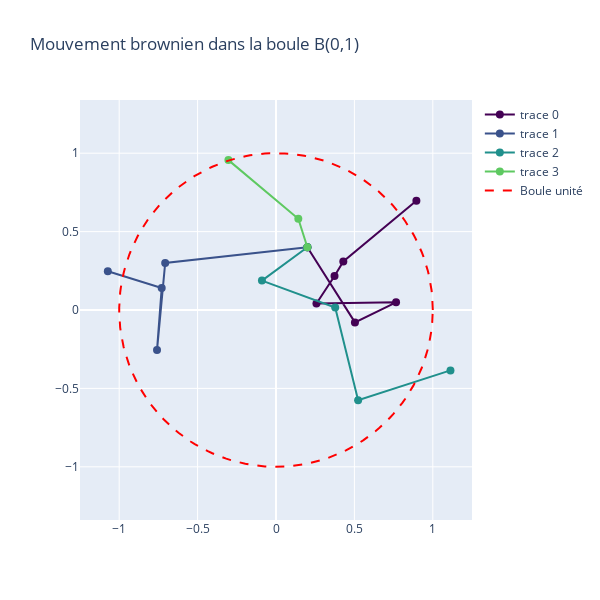

Source (notebook cell):
### Markdown cell above
**Answer:**

### Code cell
#Parameters
x = (0.2, 0.4)
step = 10e-2
N = 1000

#Data
data = []
for i in range(4):
    X = brownian_motion(N, x, step, rng)
    X_arr = np.array(X)
    data.append(X_arr)


#Utils
def rgba_from_tuple(tup):
    """Convertit un tuple RGBA matplotlib (0-1) en string 'rgba(r,g,b,a)' pour Plotly"""
    r, g, b, a = tup
    return f'rgba({int(r*255)},{int(g*255)},{int(b*255)},{a})'

#Plot Plotly
steps = np.arange(len(X))
cmap = plt.get_cmap('viridis')
colors_plotly = [rgba_from_tuple(cmap(i/len(data))) for i in range(len(data))]
colors_matplotlib = [cmap(i/len(data)) for i in range(len(data))]


fig = go.Figure()

for i in range(len(data)):
    fig.add_trace(go.Scatter(
        x=data[i][:,0],
        y=data[i][:,1],
        mode='markers+lines',
        marker=dict(size=8, color=colors_plotly[i]),
        line=dict(color=colors_plotly[i]),
        text=[f"Step {i}" for i in steps],
        hoverinfo='text'
    ))

theta = np.linspace(0, 2*np.pi, 200)
circle_x = np.cos(theta)
circle_y = np.sin(theta)

fig.add_trace(go.Scatter(
    x=circle_x,
    y=circle_y,
    mode='lines',
    line=dict(color='red', dash='dash'),
    name='Boule unité'
))

fig.update_layout(
    width=600,
    height=600,
    xaxis=dict(range=[-1.25,1.25]),
    yaxis=dict(range=[-1.25,1.25]),
    yaxis_scaleanchor="x",
    title="Mouvement brownien dans la boule B(0,1)"
)

fig.show()

#Plot Matplotlib
ig, ax = plt.subplots(figsize=(6,6))


for traj_idx, traj in enumerate(data):
    steps = np.arange(len(traj))
    ax.plot(traj[:,0], traj[:,1],
            marker='o', markersize=4,
            color=colors_matplotlib[traj_idx],
            label=f'Trajectory {traj_idx+1}')


theta = np.linspace(0, 2*np.pi, 200)
circle_x = np.cos(theta)
circle_y = np.sin(theta)
ax.plot(circle_x, circle_y, color='red', linestyle='--', linewidth=2, label='Boule unité')

ax.set_xlim([-1.25, 1.25])
ax.set_ylim([-1.25, 1.25])
ax.set_aspect('equal')
ax.grid(True, linestyle='--')
ax.set_title("Mouvement brownien dans la boule B(0,1)")
ax.set_xlabel("X")
ax.set_ylabel("Y")
ax.legend()

plt.show()

### Figure 1 — Plotly figure (JSON) as saved in the notebook; plotly's stock layout.template omitted (floating-point values rounded to 4 significant figures; data arrays with more than 128 entries replaced by an {"elided": "..."} marker saying what was removed)
{"data": [{"hoverinfo": "text", "line": {"color": "rgba(68,1,84,1.0)"}, "marker": {"color": "rgba(68,1,84,1.0)", "size": 8}, "mode": "markers+lines", "text": ["Step 0", "Step 1", "Step 2"], "type": "scatter", "x": [0.2, 0.5034, 0.7656, 0.258, 0.3733, 0.4293, 0.8953], "y": [0.4, -0.07901, 0.04902, 0.04134, 0.2172, 0.3093, 0.697]}, {"hoverinfo": "text", "line": {"color": "rgba(58,82,139,1.0)"}, "marker": {"color": "rgba(58,82,139,1.0)", "size": 8}, "mode": "markers+lines", "text": ["Step 0", "Step 1", "Step 2"], "type": "scatter", "x": [0.2, -0.7066, -0.7587, -0.7289, -1.073], "y": [0.4, 0.2996, -0.2544, 0.1404, 0.2468]}, {"hoverinfo": "text", "line": {"color": "rgba(32,144,140,1.0)"}, "marker": {"color": "rgba(32,144,140,1.0)", "size": 8}, "mode": "markers+lines", "text": ["Step 0", "Step 1", "Step 2"], "type": "scatter", "x": [0.2, -0.08961, 0.3776, 0.5237, 1.113], "y": [0.4, 0.1875, 0.01595, -0.5758, -0.3852]}, {"hoverinfo": "text", "line": {"color": "rgba(94,201,97,1.0)"}, "marker": {"color": "rgba(94,201,97,1.0)", "size": 8}, "mode": "markers+lines", "text": ["Step 0", "Step 1", "Step 2"], "type": "scatter", "x": [0.2, 0.1423, -0.3035], "y": [0.4, 0.582, 0.956]}, {"line": {"color": "red", "dash": "dash"}, "mode": "lines", "name": "Boule unité", "type": "scatter", "x": {"elided": "200 float values"}, "y": {"elided": "200 float values"}}], "layout": {"height": 600, "title": {"text": "Mouvement brownien dans la boule B(0,1)"}, "width": 600, "xaxis": {"range": [-1.25, 1.25]}, "yaxis": {"range": [-1.25, 1.25], "scaleanchor": "x"}}}
